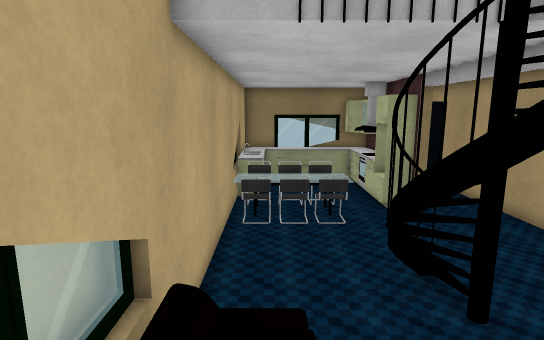
View 1 (above)

12 first-person views from a walk through a 3-D level made in the Unity game engine. The camera is 1.5 m above the floor, tilts 10° down and sees 80° across. Doors are open. The floor is counted in squares, 0.5 m on a side. Each view is taken from the middle of a square. On the plan, view 1 faces up. The plan holds only what a view shows up to about 20 squares ahead; the rest is blank. The place goes on beyond the plan. The player is left out.

View 2
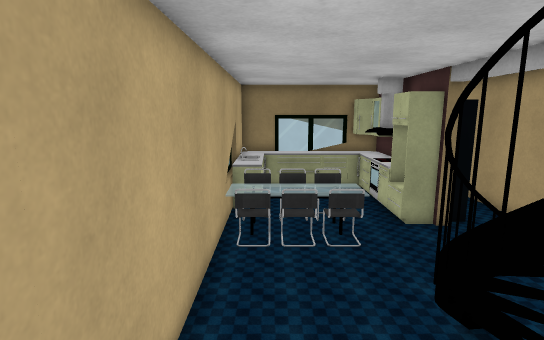

View 3
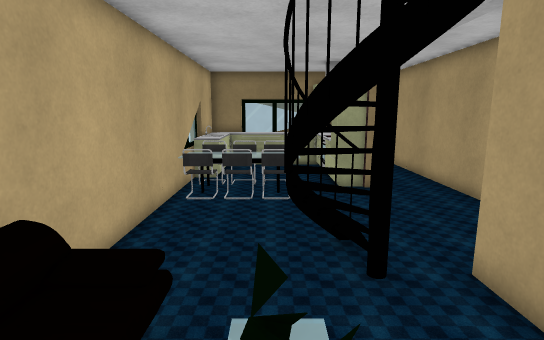

View 4
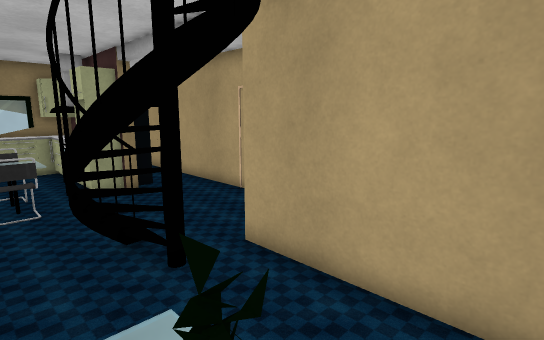

View 5
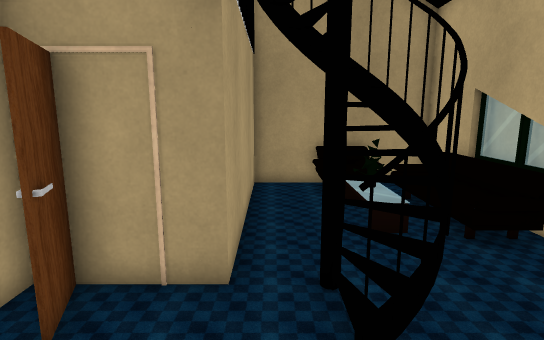

View 6
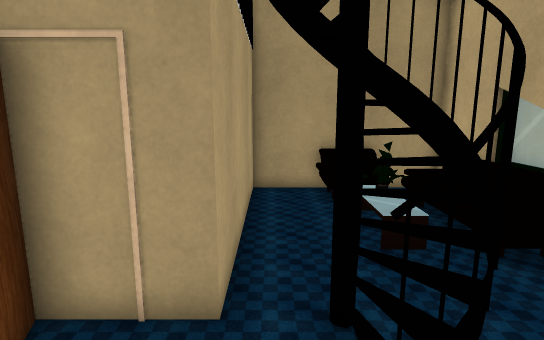

View 7
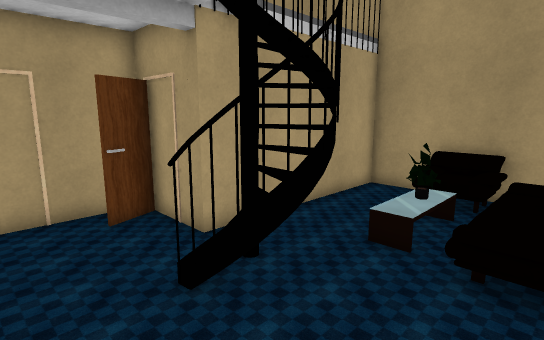

View 8
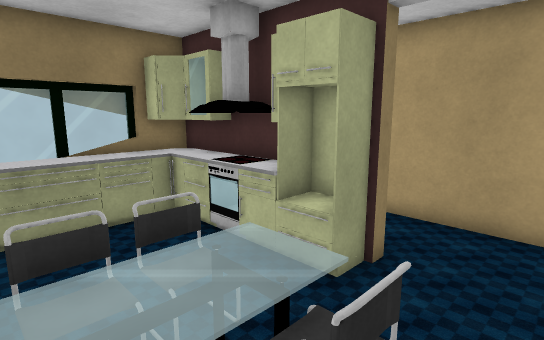

View 9
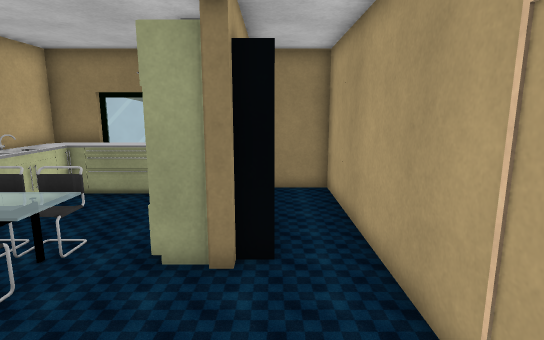

View 10
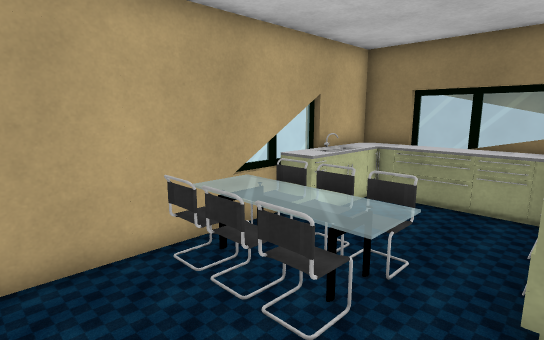

View 11
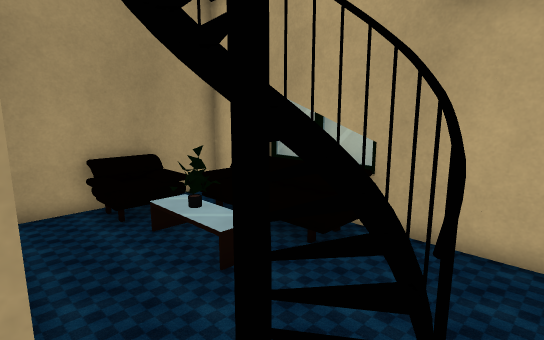

View 12
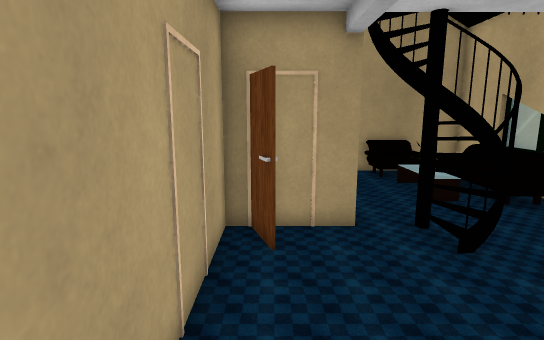

### Floor plan
Key: @ floor where view 1 was taken; # wall or solid block; x gap in a wall; . main floor; : floor 0.5 m higher than the main floor; + floor 0.75 m higher than the main floor; = window, fence, low wall or low ledge; ^ raised ledge; v drop or lower ground; T thing the floor can be seen under or through; O other object.
Columns run from 2 left of view 1 to 9 right of it. Each row starts with its distance up from view 1.
 20 ###^########
 19 #^^^^^^##..#
 18 #^.... ##..#
 17 #^=... ##..#
 16 #^=... ## .#
 15 #^=# . ## .#
 14 #===#..## .#
 13 #=OOOO.###.#
 12 #==OOO.....#
 11 #=====.....#
 10 #..........#
  9 #..........#
  8 #..........#
  7 #....OO...##
  6 #...TTT.####
  5 #...TTT.#
  4 #x: ....#
  3 #+:.O...#
  2 # :.=...#
  1 # :.=...#
  0 # @.....#
 -1 # v#OO..#
 -2 # v: =..#
 -3 #########

Where each view was taken, in squares from view 1:
view 1: 0 up, 0 right, facing up
view 2: 2 up, 0 right, facing up
view 3: 0 up, 2 right, facing up
view 4: 0 up, 1 right, facing up-right
view 5: 11 up, 5 right, facing down
view 6: 10 up, 5 right, facing down
view 7: 10 up, 1 left, facing down-right
view 8: 10 up, 0 right, facing up-right
view 9: 7 up, 7 right, facing up
view 10: 8 up, 5 right, facing up-left
view 11: 8 up, 6 right, facing down-left
view 12: 14 up, 8 right, facing down
